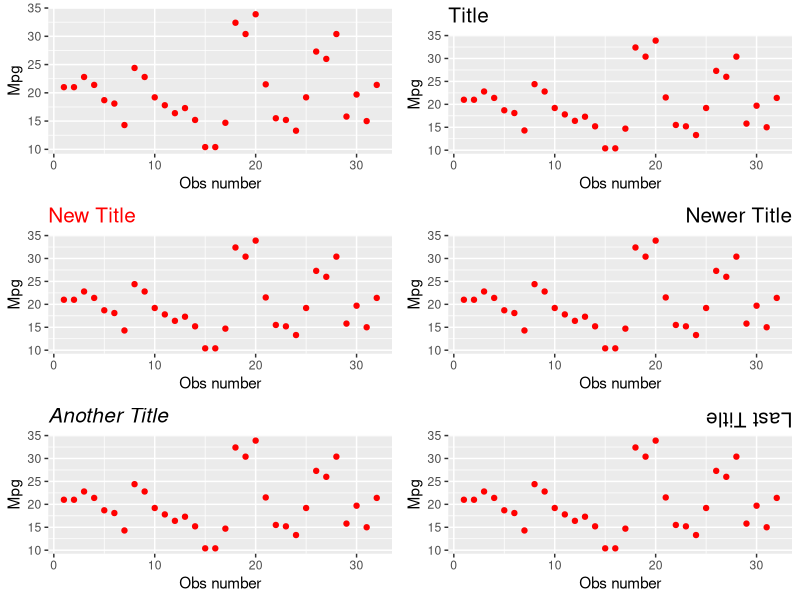

The R source for this figure:
## ---- chunk 1
knitr::opts_chunk$set(echo = TRUE)
## ---- chunk 2

library(ggplot2)
library(grid)
library(gridExtra)
# get the mpg variable from the mtcars dataset
mpg <- mtcars$mpg
m <- length(mpg)
# draw histogram of mpg variable from mtcars data
splot <- qplot(x = 1:m, y = mpg, 
               geom = "point", colour = I("red"),
               xlab = "Obs number", ylab = "Mpg")

splot2 <- splot + ggtitle("Title") + 
              theme(plot.title = element_text(size = 15))

splot3 <- splot + ggtitle("New Title") +
            theme(plot.title = element_text(size = 15, 
                  colour = "red"))

splot4 <- splot + ggtitle("Newer Title") +
            theme(plot.title = element_text(size = 15, 
                  hjust = 1))

splot5 <- splot + ggtitle("Another Title") +
         theme(plot.title = element_text(size = 15,
                  face = "italic"))

splot6 <- splot + ggtitle("Last Title") + 
  theme(plot.title = element_text(size = 15,
        angle = 180))

grid.arrange(splot, splot2, splot3,
             splot4, splot5, splot6, nrow = 3,
             ncol = 2)

